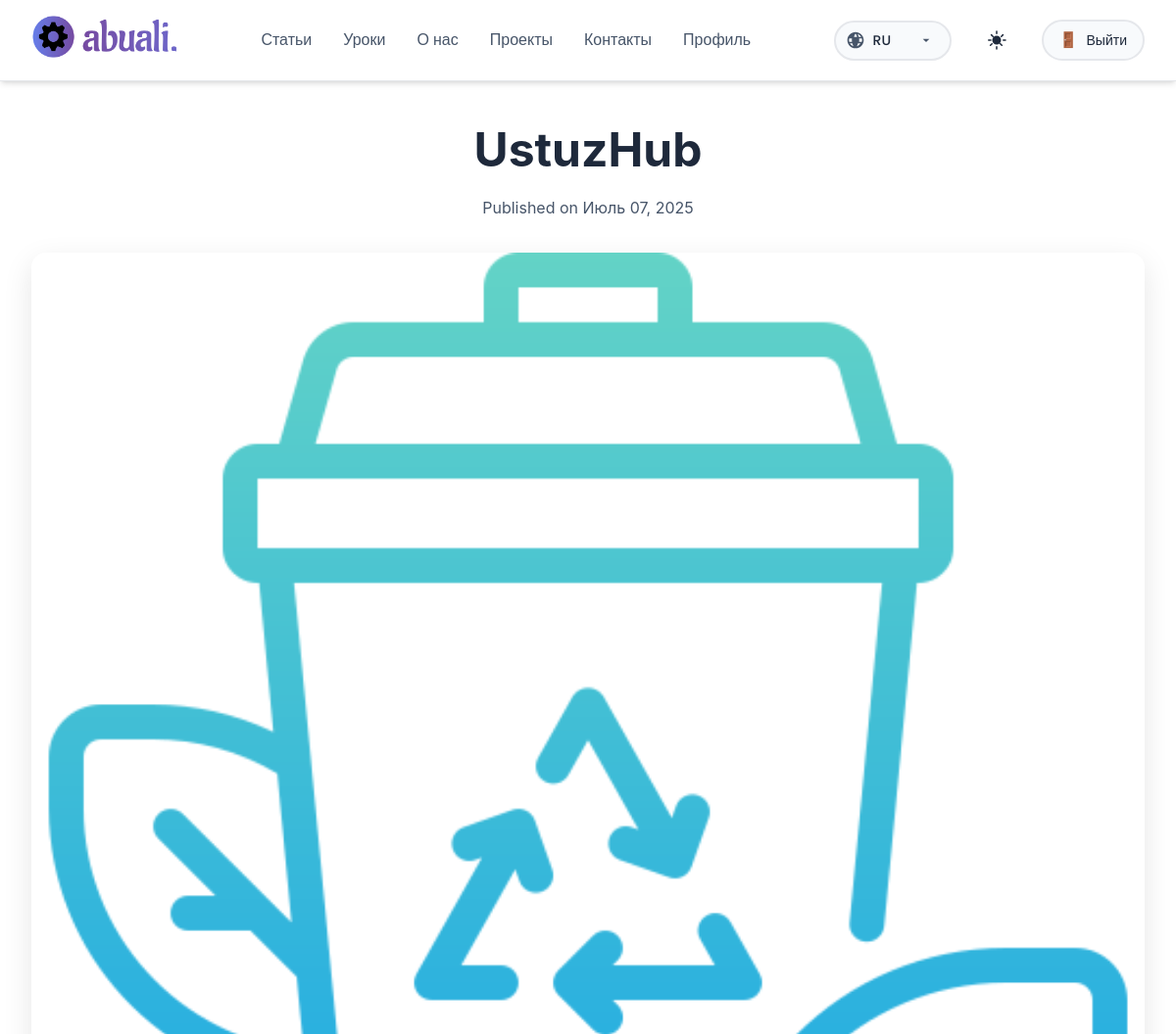
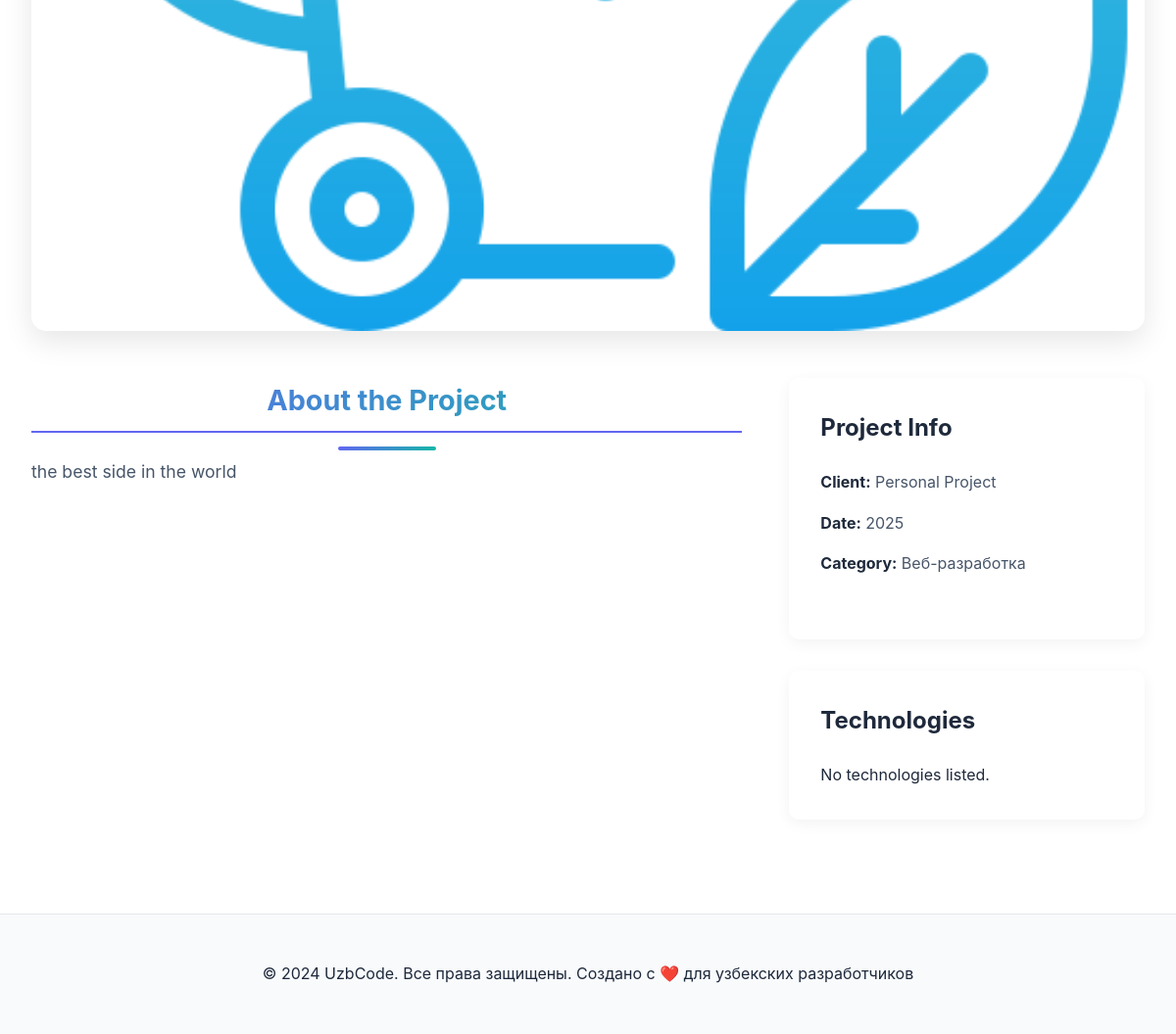
Page /ru/projects/pr/1/ (signed in) on the committed database (2 pictures, top to bottom).
### projects/models.py (models this page shows, shortened)
class Project(models.Model):
    title = models.CharField(max_length=255)
    description = models.TextField()
    image = models.ImageField(upload_to='projects/')
    created_at = models.DateTimeField(auto_now_add=True)
    updated_at = models.DateTimeField(auto_now=True)
    github = models.URLField(blank=True, null=True)
    live_demo = models.URLField(blank=True, null=True)
    class Meta:
        verbose_name = 'Проект'
        verbose_name_plural = 'Проекты'

### projects/views.py (the view)
# urls.py: path('pr/<int:pk>/', views.project_detail, name='project_detail'),
def project_detail(request, pk):
    try:
        project = Project.objects.get(pk=pk)
    except Project.DoesNotExist:
        project = None
    return render(request, 'projects/projects_detial.html', {'project': project})

### templates/projects/projects_detial.html (shortened to what this page needs)
{% extends 'base.html' %}
{% load i18n %}
{% load static %}
{% block extra_css %}
    <link rel="stylesheet" href="{% static 'css/_project_detail.css' %}">
{% endblock %}
{% block content %}
<main class="project-detail-container">
    {% if project %}
        <header class="project-header animate-fade-in-down">
            <h1 class="project-title">{{ project.title }}</h1>
            {% if project.created_at %}
                <p class="project-date">{% trans "Published on" %} {{ project.created_at|date:"F d, Y" }}</p>
            {% endif %}
        </header>
        <div class="project-hero-image-wrapper animate-fade-in">
            {% if project.image %}
                <img src="{{ project.image.url }}" alt="{{ project.title }}" class="project-hero-image">
            {% else %}
                <img src="https://via.placeholder.com/1200x600/1a1a2e/ffffff?text={{project.title}}" alt="{{ project.title }}" class="project-hero-image">
            {% endif %}
        </div>
        <div class="project-content-body">
            <article class="project-description-wrapper animate-fade-in-up">
                <h2 class="section-title">{% trans "About the Project" %}</h2>
                <div class="project-description">
                    {{ project.description|linebreaks }}
                </div>
            </article>
            <aside class="project-sidebar animate-fade-in-left">
                <div class="sidebar-card">
                    <h3 class="sidebar-title">{% trans "Project Info" %}</h3>
                    <ul class="project-meta">
                        <li><strong>{% trans "Client" %}:</strong> {{ project.client|default:_('Personal Project') }}</li>
                        <li><strong>{% trans "Date" %}:</strong> {{ project.created_at|date:"Y" }}</li>
                        <li><strong>{% trans "Category" %}:</strong> {{ project.category|default:_('Web Development') }}</li>
                    </ul>
                </div>
                <div class="sidebar-card">
                    <h3 class="sidebar-title">{% trans "Technologies" %}</h3>
                    <div class="tech-tags">
                        {% for tech in project.technologies.all %}
                            <span class="tech-tag">{{ tech.name }}</span>
                        {% empty %}
                            <p>{% trans "No technologies listed." %}</p>
                        {% endfor %}
                    </div>
                </div>
            </aside>
        </div>
    {% else %}
        <div class="not-found-container">
            <h2 class="not-found-title">{% trans "Project Not Found" %}</h2>
            <p>{% trans "Sorry, the project you are looking for could not be found." %}</p>
            <a href="{% url 'project_list' %}" class="btn btn-primary">{% trans "Go Back to Projects" %}</a>
        </div>
    {% endif %}
</main>
{% endblock %}

### static/css/_project_detail.css (style rules this page uses)
.project-detail-container { max-width: 1200px; margin: 2rem auto; padding: 0 2rem; animation: fadeIn 0.5s ease-in-out; }
.project-header { text-align: center; margin-bottom: 2rem; }
.project-title { font-size: 3rem; font-weight: 700; color: var(--text-primary); margin-bottom: 0.5rem; }
.project-date { font-size: 1rem; color: var(--text-secondary); }
.project-hero-image-wrapper { margin-bottom: 3rem; border-radius: 15px; overflow: hidden; box-shadow: 0 10px 30px rgba(0,0,0,0.1); }
.project-hero-image { width: 100%; height: auto; display: block; }
.project-content-body { display: grid; grid-template-columns: 1fr; gap: 3rem; }
@media (min-width: 992px) { .project-content-body { grid-template-columns: 2fr 1fr; } }
.project-description-wrapper .section-title { font-size: 1.8rem; margin-bottom: 1.5rem; color: var(--text-primary); border-bottom: 2px solid var(--accent-primary); padding-bottom: 0.5rem; }
.project-description { font-size: 1.1rem; line-height: 1.8; color: var(--text-secondary); }
.project-sidebar .sidebar-card { background: var(--bg-card); padding: 2rem; border-radius: 10px; margin-bottom: 2rem; box-shadow: 0 4px 15px rgba(0,0,0,0.05); }
.sidebar-title { font-size: 1.5rem; margin-bottom: 1.5rem; color: var(--text-primary); }
.project-meta { list-style: none; padding: 0; margin: 0 0 2rem 0; }
.project-meta li { margin-bottom: 1rem; color: var(--text-secondary); }
.project-meta strong { color: var(--text-primary); }
.tech-tags { display: flex; flex-wrap: wrap; gap: 0.5rem; }
.animate-fade-in { animation: fadeIn 0.6s both; }
.animate-fade-in-down { animation: fade-in-down 0.6s both; }
.animate-fade-in-up { animation: fade-in-up 0.6s both; }
.animate-fade-in-left { animation: fade-in-left 0.6s both; }

### static/css/style.css (style rules this page uses)
.section-title { font-size: 2.5rem; font-weight: 700; background: var(--gradient-primary); -webkit-background-clip: text; -webkit-text-fill-color: transparent; background-clip: text; }

### static/css/_variables.css (style rules this page uses)
:root { --bg-primary: #ffffff; --bg-secondary: #f8fafc; --bg-card: #ffffff; --text-primary: #1e293b; --text-secondary: #475569; --text-muted: #64748b; --text-on-accent: #ffffff; --accent-primary: #6366f1; --accent-secondary: #14b8a6; --accent-hover: #4f46e5; --border: #e5e7eb; --border-light: #f3f4f6; --success: #10b981; --warning: #f59e0b; --error: #ef4444; --info: #3b82f6; --bg-error: #fef2f2; --bg-success: #f0fdf4; --bg-warning: #fffbeb; --bg-info: #eff6ff; --border-error: #fecaca; --border-success: #bbf7d0; --border-warning: #fed7aa; --border-info: #bfdbfe; --text-error: #dc2626; --text-success: #059669; --text-warning: #d97706; --text-info: #2563eb; --shadow-sm: 0 1px 2px 0 rgba(0, 0, 0, 0.05); --shadow-md: 0 4px 6px -1px rgba(0, 0, 0, 0.1), 0 2px 4px -2px rgba(0, 0, 0, 0.1); --shadow-lg: 0 10px 15px -3px rgba(0, 0, 0, 0.1), 0 4px 6px -4px rgba(0, 0, 0, 0.1); --shadow-xl: 0 20px 25px -5px rgba(0, 0, 0, 0.1), 0 8px 10px -6px rgba(0, 0, 0, 0.1); --shadow-inner: inset 0 2px 4px 0 rgba(0,0,0,0.05); --shadow-focus: 0 0 0 3px rgba(99, 102, 241, 0.1); --gradient-primary: linear-gradient(135deg, var(--accent-primary), var(--accent-secondary)); --gradient-secondary: linear-gradient(135deg, #ff6b6b, #4ecdc4); --gradient-tertiary: linear-gradient(135deg, #ff9a56, #ff6b95); --gradient-text: linear-gradient(135deg, var(--accent-primary), var(--accent-secondary)); --gradient-hero-title: linear-gradient(135deg, var(--text-primary) 0%, var(--text-secondary) 100%); --glass-bg: rgba(255, 255, 255, 0.1); --glass-border: rgba(255, 255, 255, 0.2); --glass-bg-light: rgba(0, 0, 0, 0.05); --glass-border-light: rgba(0, 0, 0, 0.1); --transition-fast: 0.2s cubic-bezier(0.4, 0, 0.2, 1); --transition-normal: 0.3s cubic-bezier(0.4, 0, 0.2, 1); --transition-slow: 0.4s cubic-bezier(0.4, 0, 0.2, 1); --spacing-xs: 0.5rem; --spacing-sm: 1rem; --spacing-md: 1.5rem; --spacing-lg: 2rem; --spacing-xl: 3rem; --radius-sm: 8px; --radius-md: 12px; --radius-lg: 20px; --radius-full: 9999px; }

### static/css/_base.css (style rules this page uses)
* { margin: 0; padding: 0; box-sizing: border-box; -webkit-font-smoothing: antialiased; -moz-osx-font-smoothing: grayscale; }
body { font-family: 'Inter', system-ui, -apple-system, sans-serif; line-height: 1.6; color: var(--text-primary); background: var(--bg-primary); transition: background-color var(--transition-normal); overflow-x: hidden; }

### static/css/_articles.css (style rules this page uses)
.section-title { font-size: 2.5rem; font-weight: 700; background: var(--gradient-primary); -webkit-background-clip: text; -webkit-text-fill-color: transparent; background-clip: text; }

### static/css/_edit_profile.css (style rules this page uses)
* { transition: all 0.3s cubic-bezier(0.4, 0, 0.2, 1); }

### rows in the picture
Project: title "UstuzHub", created_at "Июль 07, 2025", image (picture), description "the best side in the world", created_at "2025"

### other values in the picture
{{ project.client|default:_('Personal Project') }} "Personal Project"
{{ project.category|default:_('Web Development') }} "Веб-разработка"
